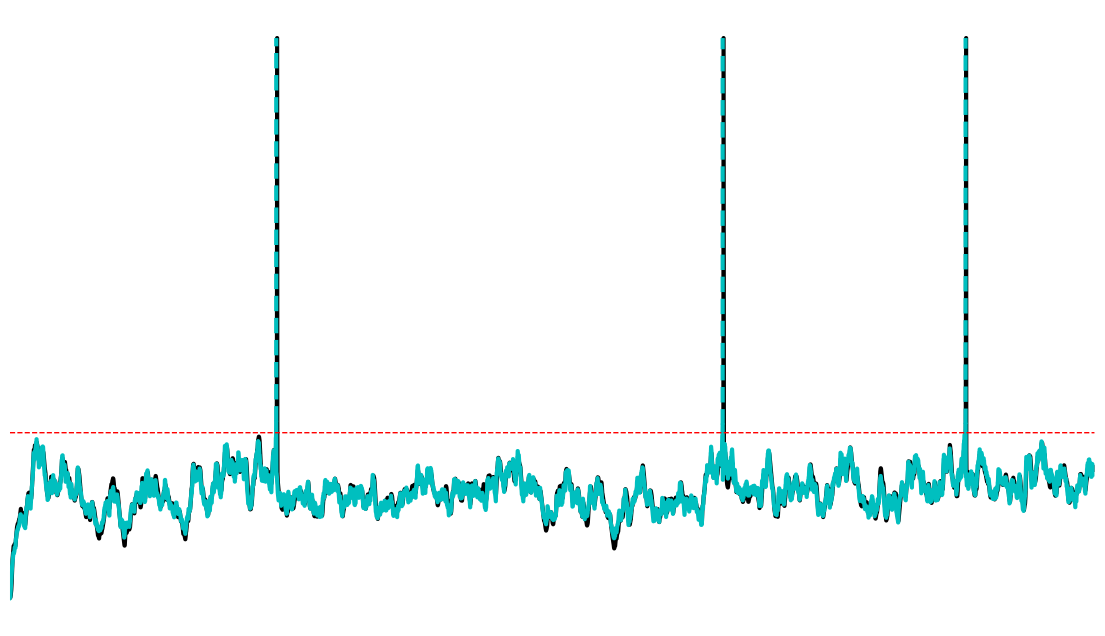

Write Python code to recreate this figure.
import os
from pathlib import Path

import matplotlib

matplotlib.use("Agg")

import matplotlib.pyplot as plt
import numpy as np
import torch


SCRIPT_DIR = Path(__file__).resolve().parent
ROOT = SCRIPT_DIR.parents[2]
DATA_DIR = ROOT / "nc_final_data" / "Figure1" / "Figure1_c"
SOURCE_DIR = ROOT / "nc_final_source_data" / "Figure1" / "Figure1_c"
OUTPUT = SCRIPT_DIR / "Figure1_c.pdf"
SAMPLE_INTERVAL_MS = 1.0


def predict_voltage(raster, state):
    if raster.shape[0] != 500:
        raise ValueError(f"Expected 500 synapse channels, got {raster.shape[0]}")
    signs = np.ones(500, dtype=np.float32)
    signs[250:] = -1.0
    inputs = torch.from_numpy((raster.astype(np.float32) * signs[:, None])[None])
    steps = inputs.shape[-1]

    with torch.inference_mode():
        time_index = torch.arange(steps, device=state["tau_rise"].device)
        tau_rise = state["tau_rise"].unsqueeze(1)
        tau_decay = state["tau_decay"].unsqueeze(1)
        omega = state["omega"].unsqueeze(1)
        kernels = omega * (1 - torch.exp(-time_index / tau_rise)) * torch.exp(
            -time_index / tau_decay
        )
        full_length = 2 * steps - 1
        fft_size = 1 << (full_length - 1).bit_length()
        input_fft = torch.fft.rfft(inputs, n=fft_size, dim=2)
        kernel_fft = torch.fft.rfft(kernels, n=fft_size, dim=1)
        filtered = torch.fft.irfft(
            input_fft * kernel_fft.unsqueeze(0), n=fft_size, dim=2
        )[..., :full_length][..., :steps].permute(0, 2, 1)

        weight = state["bilinear.weight"].clone()
        diagonal = torch.arange(weight.shape[1], device=weight.device)
        weight[:, diagonal, diagonal] = 0
        bilinear = torch.einsum(
            "...i,ij,...j->...", filtered, weight[0], filtered
        ).unsqueeze(-1) + state["bilinear.bias"]
        linear = torch.sum(filtered, dim=2).unsqueeze(-1)
        drive = (bilinear + linear).squeeze(-1)

        tau = torch.clamp(torch.abs(state["tau_reset"]), min=1e-4).to(drive.dtype)
        alpha = torch.exp(-torch.ones((), dtype=drive.dtype) / tau)
        amplitude = torch.abs(state["reset_amp"]).to(drive.dtype)
        threshold = state["v_th"].to(drive.dtype)
        voltage = torch.empty_like(drive)
        reset = torch.zeros((drive.shape[0],), dtype=drive.dtype)
        for t in range(steps):
            value = drive[:, t] + reset
            spike = (value >= threshold).to(value.dtype)
            voltage[:, t] = value
            reset = alpha * reset - amplitude * spike
    return voltage.numpy()[0]


def detect_spike_indices(voltage, threshold):
    above = voltage >= float(threshold)
    rising = np.flatnonzero(np.logical_and(above[1:], ~above[:-1])) + 1
    if above[0]:
        rising = np.concatenate(([0], rising))
    return rising.astype(np.int32)


def displayed_neuron_voltage(voltage, spike_times_ms, interval_ms):
    displayed = np.asarray(voltage, dtype=float).copy()
    indices = np.rint(np.asarray(spike_times_ms, dtype=float) / interval_ms).astype(int)
    for index in indices:
        start = max(0, index - 2)
        stop = min(len(displayed), index + 3)
        if start < stop:
            peak = start + int(np.argmax(displayed[start:stop]))
            displayed[peak] = 0.0
    return displayed


def main():
    raster = np.load(DATA_DIR / "train_ip.npy", allow_pickle=False)[0]
    true_voltage = np.load(DATA_DIR / "train_op.npy", allow_pickle=False)[0]
    true_spikes = np.asarray(np.load(DATA_DIR / "train_spike_time.npy", allow_pickle=True)[0], dtype=float)
    checkpoint = torch.load(DATA_DIR / "dbnn_checkpoint.pt", map_location="cpu", weights_only=True)
    state = checkpoint["model_state"]

    torch.set_num_threads(1)
    prediction = predict_voltage(raster, state)
    threshold = float(state["v_th"].item())
    predicted_indices = detect_spike_indices(prediction, threshold)
    predicted_times_ms = predicted_indices.astype(float) * SAMPLE_INTERVAL_MS
    neuron_voltage = displayed_neuron_voltage(true_voltage, true_spikes, SAMPLE_INTERVAL_MS)
    time_ms = np.arange(len(true_voltage), dtype=float) * SAMPLE_INTERVAL_MS

    SOURCE_DIR.mkdir(parents=True, exist_ok=True)
    target = SOURCE_DIR / "Figure1_c.csv"
    temporary = target.with_name(f".{target.name}.{os.getpid()}.tmp")
    try:
        values = np.column_stack((time_ms, neuron_voltage, prediction.astype(np.float64)))
        np.savetxt(temporary, values, delimiter=",", header="time_ms,NEURON,DBNN", comments="", fmt="%.17g")
        os.replace(temporary, target)
    finally:
        if temporary.exists():
            temporary.unlink()

    fig, ax = plt.subplots(figsize=(14.0, 8.0))
    ax.plot(time_ms, neuron_voltage, color="black", linewidth=3.0)
    ax.plot(time_ms, prediction, color="c", linewidth=3.0)
    for spike_time, spike_index in zip(predicted_times_ms, predicted_indices):
        ax.vlines(
            spike_time,
            ymin=float(prediction[spike_index]),
            ymax=0.0,
            colors="c",
            linestyles="--",
            linewidth=3.0,
        )
    ax.axhline(y=threshold, color="red", linestyle="--", linewidth=1.0)
    ax.set_xlim(time_ms[0], time_ms[-1])
    ax.axis("off")
    fig.savefig(OUTPUT, format="pdf", dpi=800, bbox_inches="tight")
    plt.close(fig)


if __name__ == "__main__":
    main()
